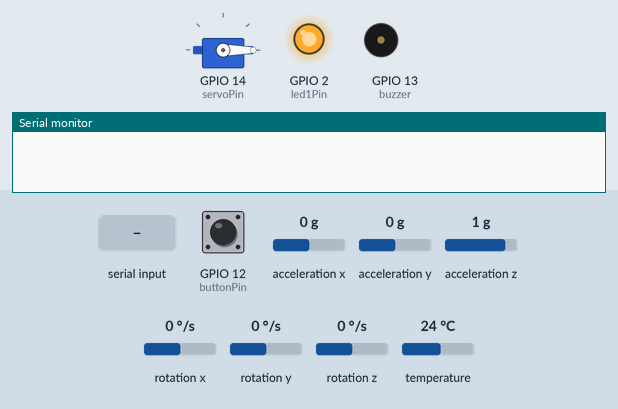
Bench run of a sketch on a simulated ESP32. Parts: servo, output pins drawn as LEDs (lit = HIGH), buzzer (waves = sounding, pin HIGH), the last lines printed to the serial monitor. The inputs (shaded band) are chosen by the test bench; at power-on: GPIO 12 (buttonPin) LOW, acceleration z 1 g, acceleration x 0 g, acceleration y 0 g, rotation x 0 °/s, rotation y 0 °/s, rotation z 0 °/s, temperature 24 °C.

Above: at 1.2 s.
1.3 s: GPIO 12 (buttonPin) pulled HIGH for 0.15 s
At 3.5 s:
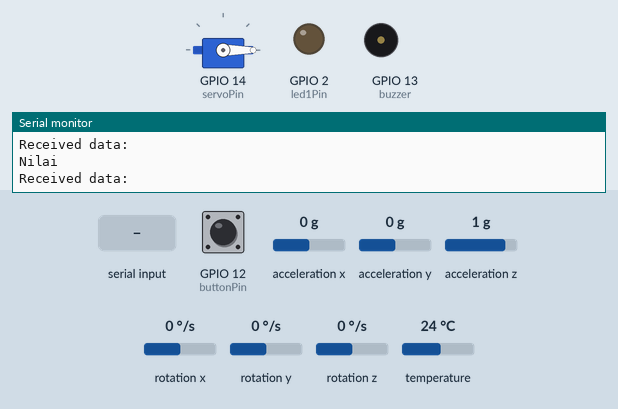
3.8 s: acceleration z set to -0.2 g
6.2 s: acceleration z set to -0.5 g
At 6.41 s:
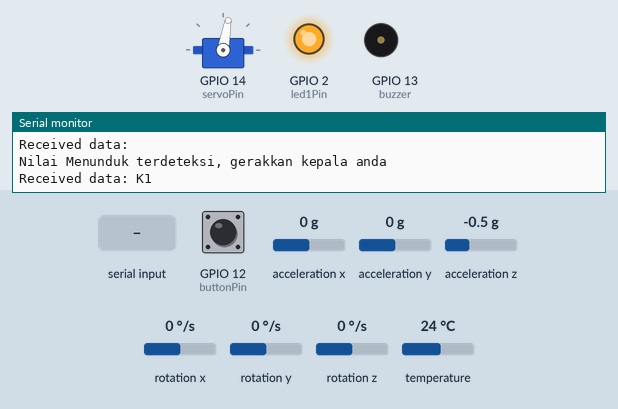
9.2 s: acceleration z set to 0.8 g
At 9.9 s:
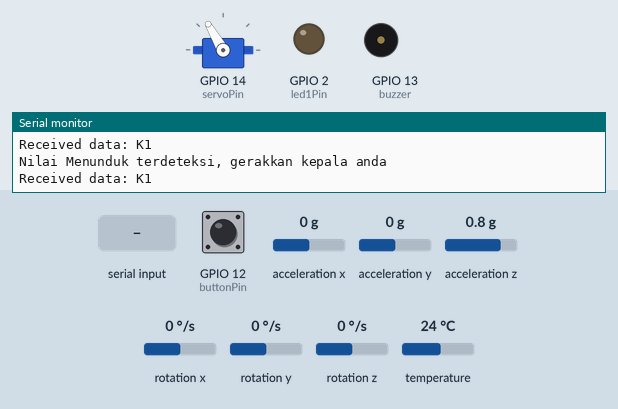
12.2 s: "S90\n" received over Serial
At 13.5 s:
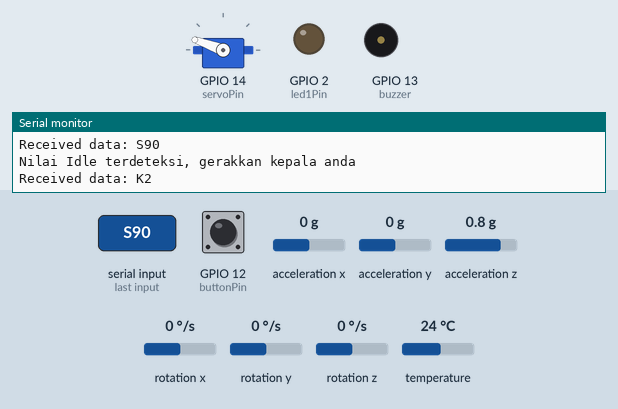
14.7 s: GPIO 12 (buttonPin) pulled HIGH for 1 s
At 15.01 s:
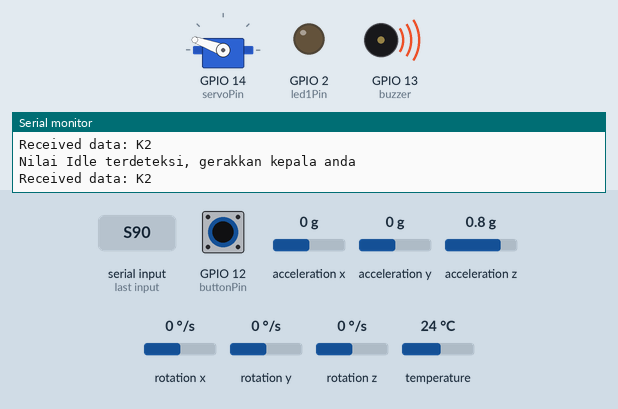
Timing chart, 0 to 17.7 s (numbered marks = the images above; inputs shaded):
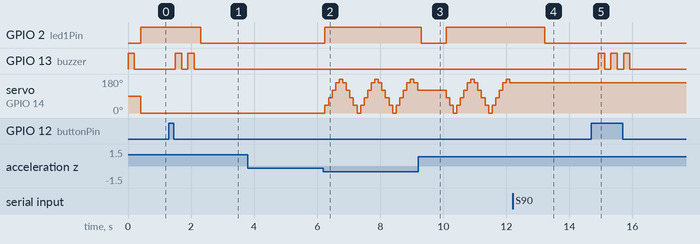

Measured:
- the behaviour switches between -0.3 and -0.4 g on acceleration z (found by bisection; images 1 and 2)
- after the input at 1.3 s, GPIO 2 (led1Pin): HIGH → LOW after 1.0 s; GPIO 13 (buzzer): alternates HIGH for 0.20 s and LOW for 0.20 s, 4 changes in all, then stays LOW, starting after 0.20 s
- after the input at 6.2 s, GPIO 2 (led1Pin): LOW → HIGH after 0.05 s; servo on GPIO 14 (servoPin): 0° → 40° after 0.05 s, then repeats every 1.1 s: 80° 0.12 s, 120° 0.11 s, 160° 0.11 s, 180° 0.11 s, 160° 0.11 s, 120° 0.11 s, 80° 0.11 s, 40° 0.11 s, 0° 0.11 s, 40° 0.12 s
- after the input at 9.2 s, GPIO 2 (led1Pin): HIGH → LOW after 0.10 s, → HIGH 0.79 s later
- after the input at 12.2 s, GPIO 2 (led1Pin): HIGH → LOW after 1.0 s; servo on GPIO 14 (servoPin): stops changing and stays 160°
- after the input at 14.7 s, GPIO 13 (buzzer): alternates HIGH for 0.20 s and LOW for 0.20 s, 6 changes in all, then stays LOW, starting after 0.22 s

The sketch:

SSD_V4.ino
```cpp
// -------------------------------------------------------------------------------------------------------------

// IMPORT LIBRARY
#include <Adafruit_MPU6050.h>
#include <Adafruit_Sensor.h>
#include <Wire.h>
#include <Servo.h>

// BUAT STRUKTUR DATA
int timerTidur = 5;
int timerStandby = 10;
int mode = 1;               // Variabel untuk menyimpan mode saat ini
String incomingData = "";

// BUAT PRINT
String send = "";
String kode = "";
unsigned long previousMillis = 0;
const unsigned long interval = 1000;

// ALOKASI PIN
const int buttonPin = 12;    // Pin untuk push button
const int buzzer = 13;
const int led1Pin = 2;

// VARIABEL AWAL
// Variabel Input
int buttonState = 0;        // Variabel untuk menyimpan status button
int lastbuttonState = 0;
bool isSleep = false;

// Variabel Gyro
#define THRESHOLD_ANGLE -2.5
#define THRESHOLD_ACCELERATION 1

// Setup Servo
Servo servoMotor;
int servoPin = 14;
int pos = 0;
int increment = 40;

// SETUP VARIABEL GYRO
int headAngle = 0;
int headAccel = 0;
int lastHeadAngle = 0;
int lastHeadAccel = 0;
unsigned long lastUpdateTime = 0;
bool moving = true;

Adafruit_MPU6050 mpu;


// SETUP
void setup() {
  Serial.begin(9600);

  // INISIASI PIN INPUT DAN OUTPUT
  pinMode(buttonPin, INPUT);  // Inisialisasi buttonPin sebagai input
  pinMode(led1Pin, OUTPUT);
  pinMode(buzzer, OUTPUT);

  // SETUP SERVO
  servoMotor.attach(servoPin);

  // INISIASI GYRO SENSOR
  // Memastikan Koneksi
  if (!mpu.begin()) {
    Serial.println("Gagal terkoneksi MPU6050");
    while (1) {
      delay(10);
    }
  }
  // Inisiasi Parameter
  mpu.setHighPassFilter(MPU6050_HIGHPASS_0_63_HZ);
  mpu.setMotionDetectionThreshold(1);
  mpu.setMotionDetectionDuration(20);
  mpu.setInterruptPinLatch(true);	// Keep it latched.  Will turn off when reinitialized.
  mpu.setInterruptPinPolarity(true);
  mpu.setMotionInterrupt(true);

}

void updateVariables() {
  if (incomingData.startsWith("T")) { // Jika incomingData diawali dengan "T"
    int newTimerTidur = incomingData.substring(1).toInt(); // Ambil nilai setelah huruf "T" dan ubah ke tipe data integer
    if (newTimerTidur != timerTidur) { // Jika nilai baru berbeda dengan nilai sebelumnya
      timerTidur = newTimerTidur; // Perbarui nilai variabel timerTidur
      Serial.print("Timer tidur diubah menjadi "); // Tampilkan pesan ke Serial Monitor
      Serial.println(timerTidur);
    }
  }

  if (incomingData.startsWith("S")) { // Jika incomingData diawali dengan "S"
    int newTimerStandby = incomingData.substring(1).toInt(); // Ambil nilai setelah huruf "S" dan ubah ke tipe data integer
    if (newTimerStandby != timerStandby) { // Jika nilai baru berbeda dengan nilai sebelumnya
      timerStandby = newTimerStandby; // Perbarui nilai variabel timerStandby
      Serial.print("Timer standby diubah menjadi "); // Tampilkan pesan ke Serial Monitor
      Serial.println(timerStandby);
    }
  }

  if (incomingData.startsWith("M")) { // Jika incomingData diawali dengan "M"
    int newMode = incomingData.substring(1).toInt(); // Ambil nilai setelah huruf "M" dan ubah ke tipe data integer
    if (newMode != mode) { // Jika nilai baru berbeda dengan nilai sebelumnya
      mode = newMode; // Perbarui nilai variabel mode
      Serial.print("Mode diubah menjadi "); // Tampilkan pesan ke Serial Monitor
      Serial.println(mode);
    }
  }

}

// PROSEDUR MEMBUNYIKAN BUZZER SEBANYAK N KALI
void buzzerOn(int n){
  while(lastbuttonState != mode){
    for (int i=0; i<n; i++){
      digitalWrite(buzzer, HIGH);
      delay(200);
      digitalWrite(buzzer, LOW);
      delay(200);
    }

    lastbuttonState = mode;
  }
}

// FUNGSI PENGGERAK SERVO
void swipe() {
  pos += increment;
  if (pos >= 180 || pos <= 0) {
    increment = -increment;
  }
  servoMotor.write(pos);
}

// FUNGSI MENDETEKSI APAKAH USER BERGERAK
bool isMoving(){

  if (abs(headAccel - lastHeadAccel) >= THRESHOLD_ACCELERATION) {
    return true;
  }
  return false;

}

// FUNGSI APAKAH USER MENUNDUK
bool isHeadBelowThreshold() {
  if (headAngle <= THRESHOLD_ANGLE) {
    return true;
  }
  return false;
}

// LOOP
void loop() {
  buttonState = digitalRead(buttonPin);  // Baca status button

  // Selalu update nilai string yang baru diterima oleh bluetooth
  if (Serial.available() > 0) {
    incomingData = Serial.readString();  // Read the incoming data from the serial buffer
    updateVariables(); // Jalankan fungsi updateVariables() untuk memperbarui nilai variabel sesuai dengan incomingData
    Serial.println("Received data: " + incomingData);  // Print the incoming data to the serial console
    // Serial.print("timerTidur : ");
    // Serial.print(timerTidur);
    // Serial.print(" timerStandby : ");
    // Serial.print(timerStandby);
    // Serial.print(" mode : ");
    // Serial.println(mode);
  }

  // PROGRAM MENENTUKAN MODE
  if (buttonState == HIGH) {   // Jika button ditekan
    mode = (mode % 3) + 1; // Tambah mode
    delay(200); // Tunggu 200 millisecond untuk debouncing
  }

  // Gunakan switch case untuk mengatur tindakan berdasarkan mode
  switch (mode) {
    case 1:
      // Bunyikan Buzzer 1 kali
      buzzerOn(1);

      // Tindakan untuk mode 1, Reset nilai
      digitalWrite(led1Pin, HIGH);
      servoMotor.write(0);
      digitalWrite(buzzer, LOW);

      break;
    case 2:
      // Bunyikan Buzzer 2 kali
      buzzerOn(2);
      // Tindakan untuk mode 2
      mainSSD(false);
      break;
    case 3:
      // Bunyikan Buzzer 3 kali
      buzzerOn(3);

      // Tindakan untuk mode 2
      mainSSD(true);
      break;
  }
}

// MAIN PROGRAM SSD
void  mainSSD(bool buzz) {

  /* Get new sensor events with the readings */
  sensors_event_t a, g, temp;
  mpu.getEvent(&a, &g, &temp);

  headAngle = a.acceleration.z;
  headAccel = sqrt(sq(g.gyro.x) + sq(g.gyro.y) + sq(g.gyro.z));

  /* Print out the values */
  // Serial.print("AccelX:");
  // Serial.print(a.acceleration.x);
  // Serial.print(",");
  // Serial.print("AccelY:");
  // Serial.print(a.acceleration.y);
  // Serial.print(",");
  // Serial.print("AccelZ:");
  // Serial.print(a.acceleration.z);
  // Serial.print(", ");
  // Serial.print("GyroX:");
  // Serial.print(g.gyro.x);
  // Serial.print(",");
  // Serial.print("GyroY:");
  // Serial.print(g.gyro.y);
  // Serial.print(",");
  // Serial.print("GyroZ:");
  // Serial.print(g.gyro.z);
  // Serial.print(",");
  // Serial.print("headAngle:");
  // Serial.print(headAngle);
  // Serial.print(",");
  // Serial.print("headAccel:");
  // Serial.print(headAccel);
  // Serial.println(" ");

  delay(10);

  // INISIASI WAKTU SEKARANG
  unsigned long currentTime = millis();
  unsigned long timeDiff = currentTime - lastUpdateTime;

  moving = isMoving();

  if (moving) {
    lastUpdateTime = currentTime;
    send ="Kepala terdeteksi bergerak";
    kode = "K0";

    digitalWrite(led1Pin, HIGH);
    servoMotor.write(0);
  }

  if (!moving) {

    digitalWrite(led1Pin, LOW);
    digitalWrite(buzzer, LOW);

    if (isHeadBelowThreshold() == true && timeDiff > timerTidur * 1000){
      swipe();
      digitalWrite(led1Pin, HIGH);
      send = "Menunduk terdeteksi, gerakkan kepala anda";
      kode = "K1";

      // Jika Buzz di atur On
      if(buzz){
        digitalWrite(buzzer, HIGH);
      }
      //Update value isSleep
      isSleep = true;

    }
    else if (isHeadBelowThreshold() == false && timeDiff > timerStandby * 1000)
    {
      swipe();
      digitalWrite(led1Pin, HIGH);
      send = "Idle terdeteksi, gerakkan kepala anda";
      kode = "K2";

      // JIka BUzz on
      if(buzz){
        digitalWrite(buzzer, HIGH);
      }
      //Update value isSleep
      isSleep = true;
    }

    else{

      //Update value isSleep
      isSleep = false;

    }

  unsigned long currentMillis = millis();
  if (currentMillis - previousMillis >= interval) {
      previousMillis = currentMillis;
      Serial.print("Nilai "); // Tampilkan pesan ke Serial Monitor
      Serial.println(send);
      Serial.println("Received data: " + kode);
  }

  lastHeadAngle = headAngle;
  lastHeadAccel = headAccel;
  delay(100);
}

}
```
